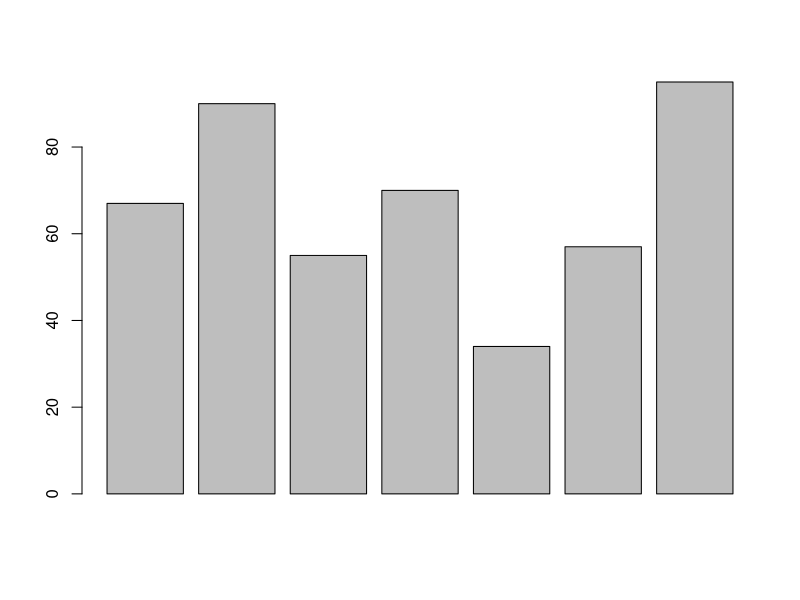
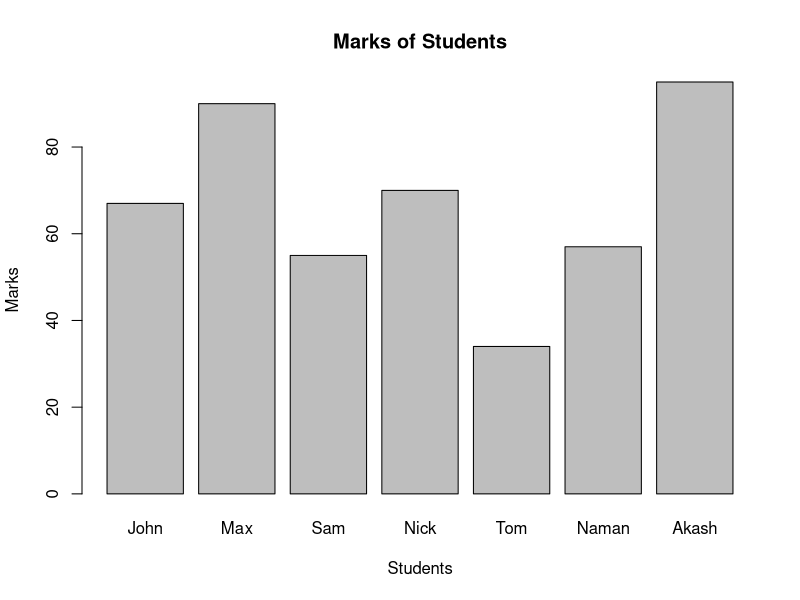
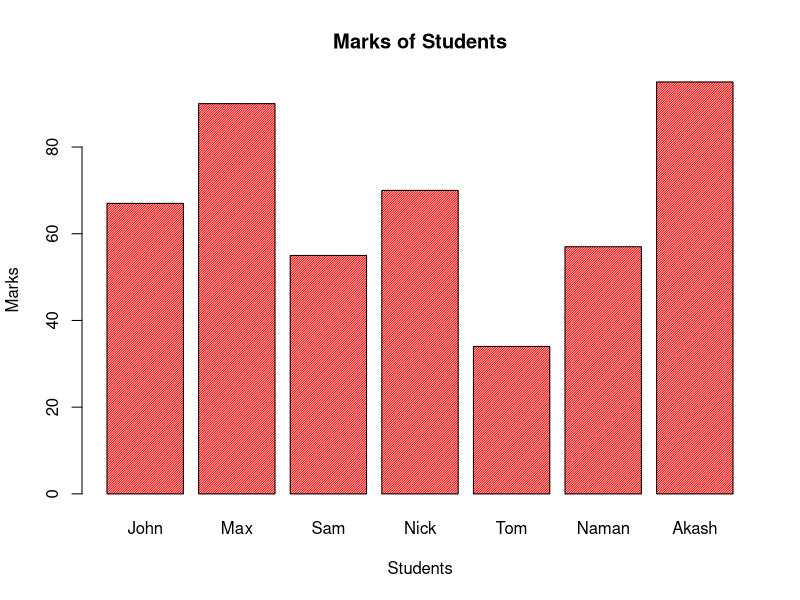
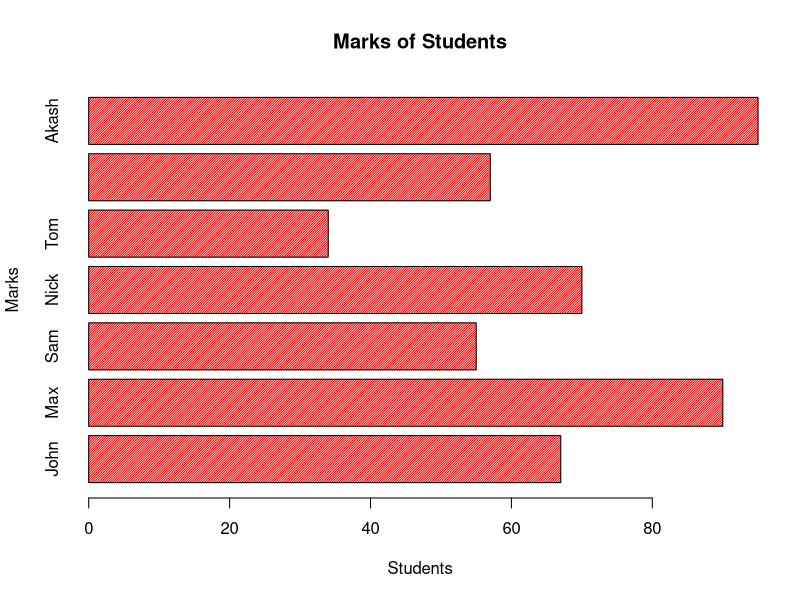
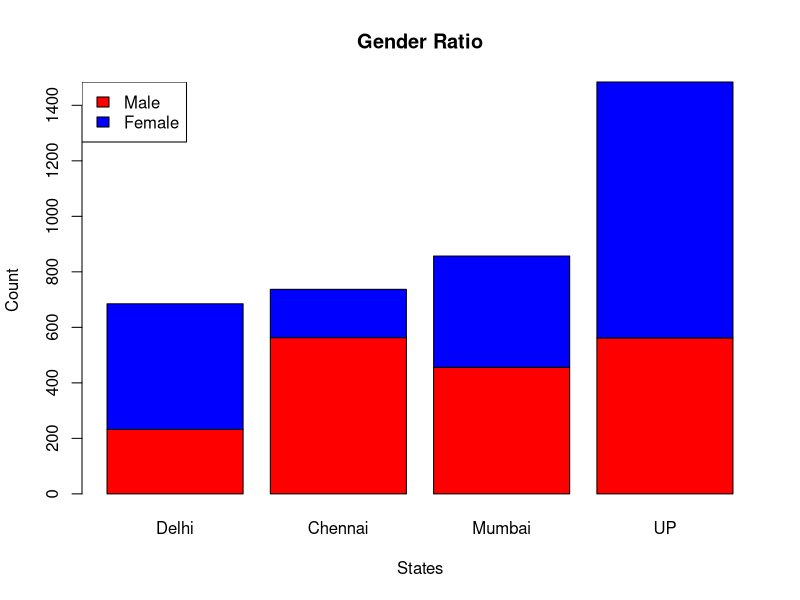

Write the R code that produced these figures, in order.
# Data Visualization

# Histogram, Bar Chart, Pie Chart, Box Plot
# Plotly, ggplot, geofacet, shiny

marks <- c(67,90,55,70,34,57,95)
names <- c("John","Max","Sam","Nick","Tom","Naman","Akash")

# Simple Bar Plot
barplot(marks)

# Bar Plot with title and labels
barplot(marks, main = "Marks of Students", 
        xlab = "Students", ylab = "Marks",
        names.arg = names)

# Bar plot with color
barplot(marks, main = "Marks of Students", 
        xlab = "Students", ylab = "Marks",
        names.arg = names,
        col = "red", density = 60)

# Horizontal Bar plot
barplot(marks, main = "Marks of Students", 
        xlab = "Students", ylab = "Marks",
        names.arg = names,
        col = "red", density = 60, horiz = T)


# Stacked Bar Plot
population <- matrix(c(232,453,563,174,456,401,562,922),
                     nrow = 2, ncol = 4)
population

result <- barplot(population,
                  main = "Gender Ratio",
                  xlab = "States",
                  ylab = "Count",
                  names.arg = c("Delhi","Chennai","Mumbai","UP"),
                  col = c("red","blue"))

legend("topleft", c("Male", "Female"),
       fill = c("red","blue"))









